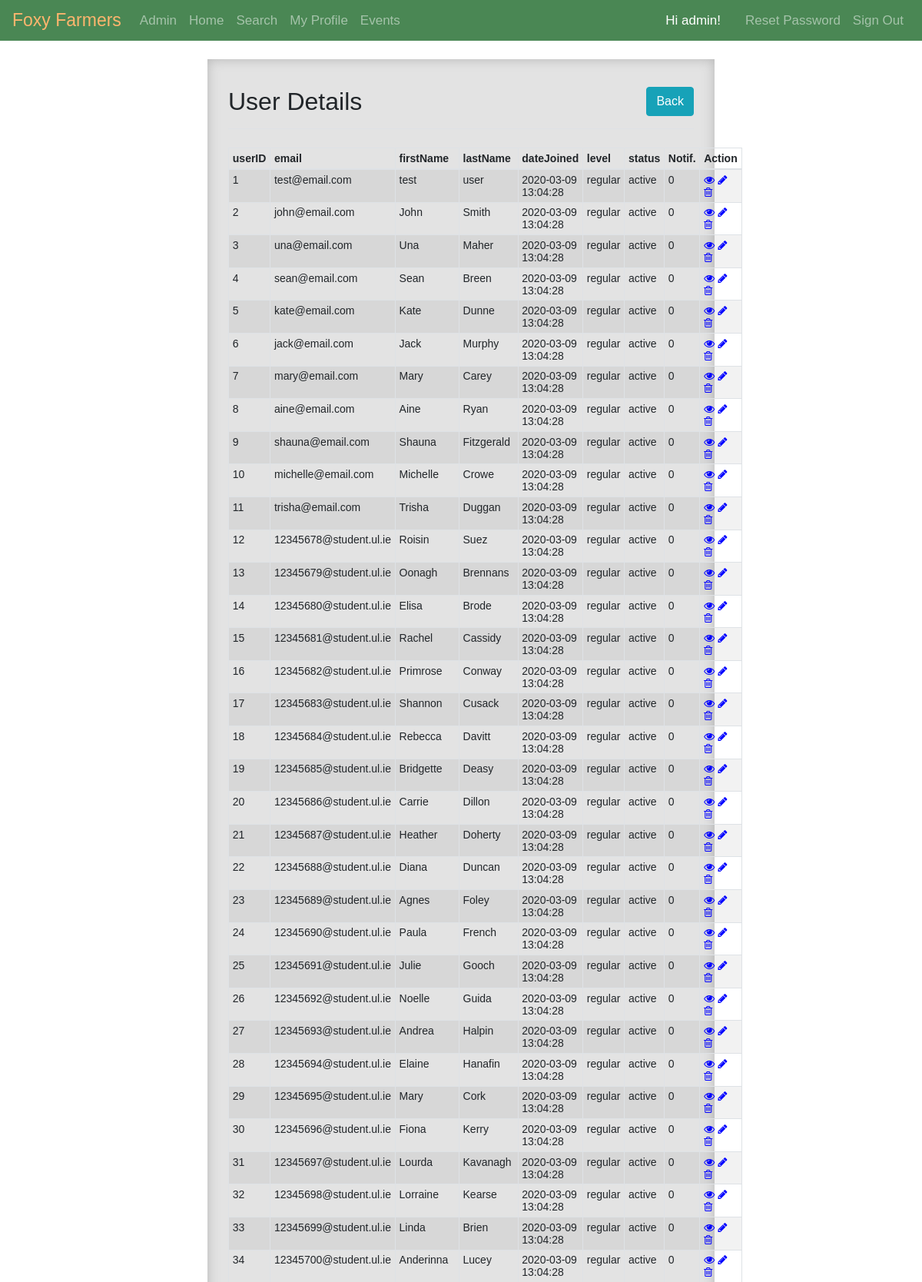
The page /pages/admin/user-home.php (signed in, upper part) on the database its author committed.
### tables this page shows
CREATE TABLE user (
  userID INT NOT NULL,
  firstName VARCHAR(128) NOT NULL,
  lastName VARCHAR(128) NOT NULL,
  email VARCHAR(128) NOT NULL UNIQUE,
  password VARCHAR(256) NOT NULL,
  dateJoined DATETIME NULL DEFAULT CURRENT_TIMESTAMP, 
  accessLevel ENUM("regular", "premium", "admin") NULL DEFAULT "regular",
  status ENUM("active", "banned", "suspended") NULL DEFAULT "active",
  notifications INT NULL DEFAULT 0
);

### pages/admin/user-home.php (the view, shortened to what this page needs)
<?php
require_once "../../utilities/config.php";
?>
    <div class="wrapper wrapper-wide admin">
        <div class="container-fluid">
            <div class="row">
                <div class="col-md-12">
                    <div class="pb-2 mt-4 mb-4 border-bottom clearfix">
                        <h2 class="float-left">User Details</h2>
                        <a href="admin-home.php" class="btn btn-info float-right">Back</a>
                    </div>
                    <?php
                    $sql = "SELECT * FROM user";
                    if($result = mysqli_query($link, $sql)){
                        if(mysqli_num_rows($result) > 0){
                            echo "<table class='table table-bordered table-striped table-sm'>";
                                echo "<thead>";
                                    echo "<tr>";
                                        echo "<th>userID</th>";
                                        echo "<th>email</th>";
										echo "<th>firstName</th>";
                                        echo "<th>lastName</th>";
                                        echo "<th>dateJoined</th>";
                                        echo "<th>level</th>";
										echo "<th>status</th>";
                                        echo "<th>Notif.</th>";
                                        echo "<th>Action</th>";
                                    echo "</tr>";
                                echo "</thead>";
                                echo "<tbody>";
                                while($row = mysqli_fetch_array($result)){
                                    echo "<tr>";
                                        echo "<td>" . $row['userID'] . "</td>";
                                        echo "<td>" . $row['email'] . "</td>";
                                        echo "<td>" . $row['firstName'] . "</td>";
                                        echo "<td>" . $row['lastName'] . "</td>";
                                        echo "<td>" . $row['dateJoined'] . "</td>";
                                        echo "<td>" . $row['accessLevel'] . "</td>";
                                        echo "<td>" . $row['status'] . "</td>";
                                        echo "<td>" . $row['notifications'] . "</td>";
                                        echo "<td>";
                                            echo "<a href='../admin/user-read.php?userID=". $row['userID'] ."' title='View User' data-toggle='tooltip'><i class='fa fa-eye' aria-hidden='true'></i></a>";
                                            echo "<a href='../admin/user-update.php?userID=". $row['userID'] ."' title='Update User' data-toggle='tooltip'><i class='fa fa-pencil' aria-hidden='true'></i></a>";
                                            echo "<a href='../admin/user-delete.php?userID=". $row['userID'] ."' title='Delete User' data-toggle='tooltip'><i class='fa fa-trash-o' aria-hidden='true'></i></a>";
                                        echo "</td>";
                                    echo "</tr>";
                                }
                                echo "</tbody>";
                            echo "</table>";
                        } else{
                            echo "<p class='lead'><em>No records were found.</em></p>";
                        }
                    } else{
                        echo "ERROR: Could not able to execute $sql. " . mysqli_error($link);
                    }
                    ?>
                </div>
            </div>
        </div>
    </div>

### style/style.css (style rules this page uses)
* { -webkit-box-sizing: border-box; -moz-box-sizing: border-box; -ms-box-sizing: border-box; box-sizing: border-box; }
:root { --main-orange-color: rgb(255,181,110); --main-orange-color-inner-shadow: rgba(202, 126, 54, 0.8); --main-orange-color-outer-shadow: rgba(0, 0, 0, 0.5); --main-green-color: hsl(130, 29%, 41%); --main-admin-color-inner-shadow: rgba(170, 170, 170, 0.8); --main-admin-color-outer-shadow: rgba(255, 255, 255, 0.5); --main-admin-color: hsl(0, 0%, 89%); }
body { font: 14px sans-serif; background-image: url("../images/site-photos/background.png"); background-color: white; background-attachment: fixed; background-position: 50% 50%; }
.wrapper { width: 30%; padding: 1%; margin: 2% auto; background-color: var(--main-orange-color); }
.wrapper-wide { width: 55%; }
.admin { background-color: var(--main-admin-color); box-shadow: inset 0px 0px 15px 0px var(--main-admin-color-inner-shadow), 0px 0px 5px 0px var(--main-admin-color-outer-shadow); }
.navbar { background-color: var(--main-green-color); }
.navbar .navbar-brand { color: var(--main-orange-color); font-size: 23px; }
.navbar .nav-item { font-size: 17px; }
table tr td:last-child a { margin-right: 10%; }
.fa-eye { color: blue; }
.fa-pencil { color: blue; }
.fa-trash-o { color: blue; }

### rows shown on the page
user: userID "1", email "test@email.com", firstName "test", lastName "user", dateJoined "2020-03-09 13:04:28", accessLevel "regular", status "active", notifications "0"
user: userID "2", email "john@email.com", firstName "John", lastName "Smith", dateJoined "2020-03-09 13:04:28", accessLevel "regular", status "active", notifications "0"
user: userID "3", email "una@email.com", firstName "Una", lastName "Maher", dateJoined "2020-03-09 13:04:28", accessLevel "regular", status "active", notifications "0"
user: userID "4", email "sean@email.com", firstName "Sean", lastName "Breen", dateJoined "2020-03-09 13:04:28", accessLevel "regular", status "active", notifications "0"
user: userID "5", email "kate@email.com", firstName "Kate", lastName "Dunne", dateJoined "2020-03-09 13:04:28", accessLevel "regular", status "active", notifications "0"
user: userID "6", email "jack@email.com", firstName "Jack", lastName "Murphy", dateJoined "2020-03-09 13:04:28", accessLevel "regular", status "active", notifications "0"
user: userID "7", email "mary@email.com", firstName "Mary", lastName "Carey", dateJoined "2020-03-09 13:04:28", accessLevel "regular", status "active", notifications "0"
user: userID "8", email "aine@email.com", firstName "Aine", lastName "Ryan", dateJoined "2020-03-09 13:04:28", accessLevel "regular", status "active", notifications "0"
user: userID "9", email "shauna@email.com", firstName "Shauna", lastName "Fitzgerald", dateJoined "2020-03-09 13:04:28", accessLevel "regular", status "active", notifications "0"
user: userID "10", email "michelle@email.com", firstName "Michelle", lastName "Crowe", dateJoined "2020-03-09 13:04:28", accessLevel "regular", status "active", notifications "0"
user: userID "11", email "trisha@email.com", firstName "Trisha", lastName "Duggan", dateJoined "2020-03-09 13:04:28", accessLevel "regular", status "active", notifications "0"
user: userID "12", email "12345678@student.ul.ie", firstName "Roisin", lastName "Suez", dateJoined "2020-03-09 13:04:28", accessLevel "regular", status "active", notifications "0"
user: userID "13", email "12345679@student.ul.ie", firstName "Oonagh", lastName "Brennans", dateJoined "2020-03-09 13:04:28", accessLevel "regular", status "active", notifications "0"
user: userID "14", email "12345680@student.ul.ie", firstName "Elisa", lastName "Brode", dateJoined "2020-03-09 13:04:28", accessLevel "regular", status "active", notifications "0"
user: userID "15", email "12345681@student.ul.ie", firstName "Rachel", lastName "Cassidy", dateJoined "2020-03-09 13:04:28", accessLevel "regular", status "active", notifications "0"
user: userID "16", email "12345682@student.ul.ie", firstName "Primrose", lastName "Conway", dateJoined "2020-03-09 13:04:28", accessLevel "regular", status "active", notifications "0"
user: userID "17", email "12345683@student.ul.ie", firstName "Shannon", lastName "Cusack", dateJoined "2020-03-09 13:04:28", accessLevel "regular", status "active", notifications "0"
user: userID "18", email "12345684@student.ul.ie", firstName "Rebecca", lastName "Davitt", dateJoined "2020-03-09 13:04:28", accessLevel "regular", status "active", notifications "0"
user: userID "19", email "12345685@student.ul.ie", firstName "Bridgette", lastName "Deasy", dateJoined "2020-03-09 13:04:28", accessLevel "regular", status "active", notifications "0"
user: userID "20", email "12345686@student.ul.ie", firstName "Carrie", lastName "Dillon", dateJoined "2020-03-09 13:04:28", accessLevel "regular", status "active", notifications "0"
user: userID "21", email "12345687@student.ul.ie", firstName "Heather", lastName "Doherty", dateJoined "2020-03-09 13:04:28", accessLevel "regular", status "active", notifications "0"
user: userID "22", email "12345688@student.ul.ie", firstName "Diana", lastName "Duncan", dateJoined "2020-03-09 13:04:28", accessLevel "regular", status "active", notifications "0"
user: userID "23", email "12345689@student.ul.ie", firstName "Agnes", lastName "Foley", dateJoined "2020-03-09 13:04:28", accessLevel "regular", status "active", notifications "0"
user: userID "24", email "12345690@student.ul.ie", firstName "Paula", lastName "French", dateJoined "2020-03-09 13:04:28", accessLevel "regular", status "active", notifications "0"
user: userID "25", email "12345691@student.ul.ie", firstName "Julie", lastName "Gooch", dateJoined "2020-03-09 13:04:28", accessLevel "regular", status "active", notifications "0"
user: userID "26", email "12345692@student.ul.ie", firstName "Noelle", lastName "Guida", dateJoined "2020-03-09 13:04:28", accessLevel "regular", status "active", notifications "0"
user: userID "27", email "12345693@student.ul.ie", firstName "Andrea", lastName "Halpin", dateJoined "2020-03-09 13:04:28", accessLevel "regular", status "active", notifications "0"
user: userID "28", email "12345694@student.ul.ie", firstName "Elaine", lastName "Hanafin", dateJoined "2020-03-09 13:04:28", accessLevel "regular", status "active", notifications "0"
user: userID "29", email "12345695@student.ul.ie", firstName "Mary", lastName "Cork", dateJoined "2020-03-09 13:04:28", accessLevel "regular", status "active", notifications "0"
user: userID "30", email "12345696@student.ul.ie", firstName "Fiona", lastName "Kerry", dateJoined "2020-03-09 13:04:28", accessLevel "regular", status "active", notifications "0"
user: userID "31", email "12345697@student.ul.ie", firstName "Lourda", lastName "Kavanagh", dateJoined "2020-03-09 13:04:28", accessLevel "regular", status "active", notifications "0"
user: userID "32", email "12345698@student.ul.ie", firstName "Lorraine", lastName "Kearse", dateJoined "2020-03-09 13:04:28", accessLevel "regular", status "active", notifications "0"
user: userID "33", email "12345699@student.ul.ie", firstName "Linda", lastName "Brien", dateJoined "2020-03-09 13:04:28", accessLevel "regular", status "active", notifications "0"
user: userID "34", email "12345700@student.ul.ie", firstName "Anderinna", lastName "Lucey", dateJoined "2020-03-09 13:04:28", accessLevel "regular", status "active", notifications "0"
